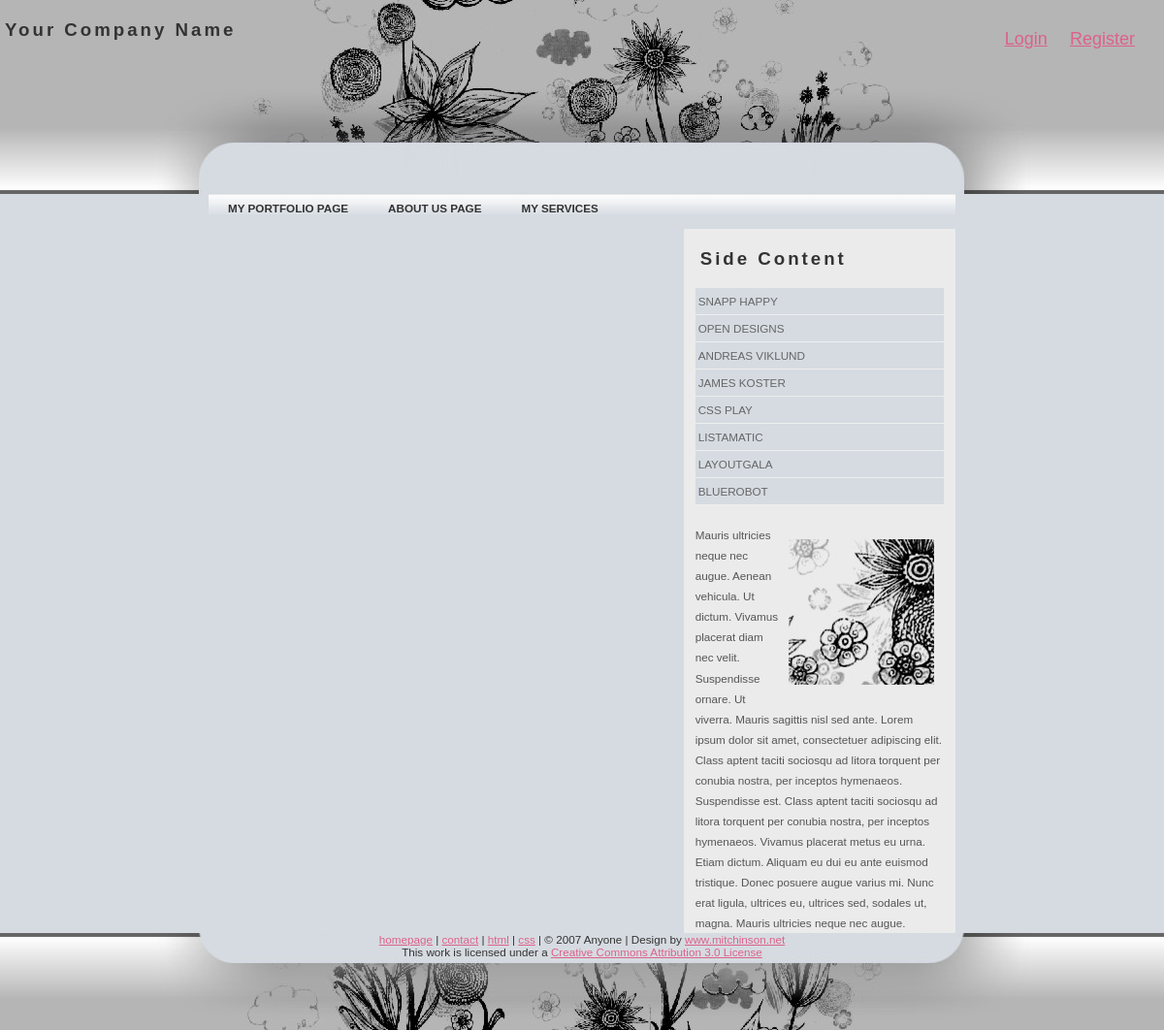
Before: / with the older database file.
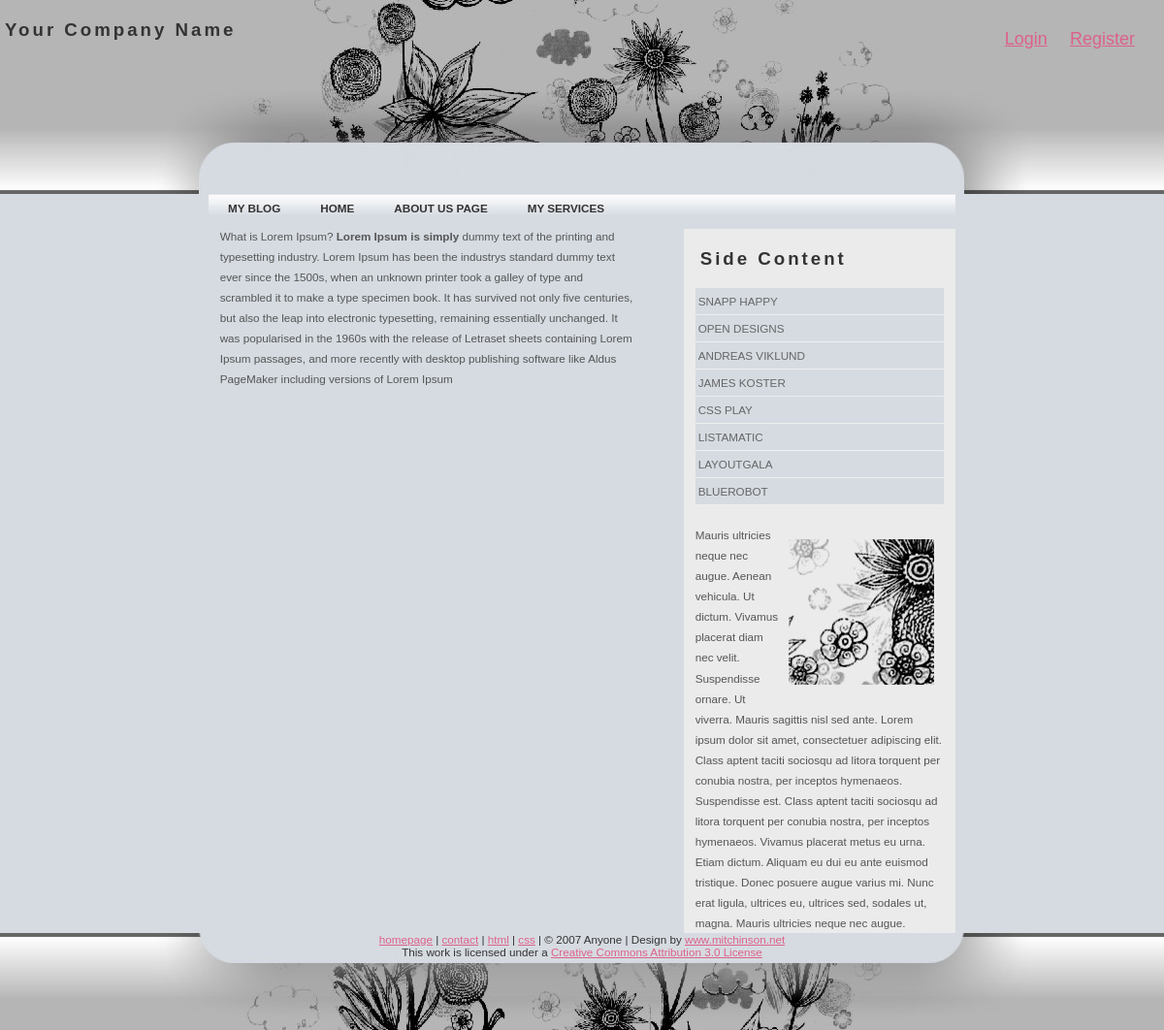
After: the same page with the newer database file.
### tables this page shows
CREATE TABLE `pages` (
  `page_id` int(5) NOT NULL,
  `pg_title` varchar(200) NOT NULL,
  `pg_content` text NOT NULL,
  `pg_url` text NOT NULL
);

### index.php (the view, shortened to what this page needs)
<?php
  require 'config.php';
  $sql = "SELECT * FROM pages ORDER BY page_id DESC";
  $menu = $conn->query($sql);
?>
<!DOCTYPE html >
<html >
<head>
<link href="css/style.css" rel="stylesheet" type="text/css" />
</head>
<body>
<div id="wrap">
  <div id="masthead">
    <h1>Your Company Name</h1>
    <div class="login-register">
      <a href="login.php">Login</a>
      <a href="register.php">Register</a>
    </div>
  </div>
  <div id="container">
    <div id="menu">
      <ul>
        <?php
          while($menuList = $menu->fetch_object()) :?>
        <li><a href="<?php echo $menuList->pg_url; ?>"><?php echo strtoupper($menuList->pg_title); ?></a></li>
         <?php endwhile; ?>
      </ul>
    </div>
    <div id="sidebar">
      <h1>Side Content</h1>
      <div id="navcontainer">
        <ul>
          <li><a href="#">SNAPP HAPPY</a></li>
          <li><a href="#">OPEN DESIGNS</a></li>
          <li><a href="#">ANDREAS VIKLUND</a></li>
          <li><a href="#">JAMES KOSTER</a></li>
          <li><a href="#"> CSS PLAY</a></li>
          <li><a href="#">LISTAMATIC</a></li>
          <li><a href="#"> LAYOUTGALA</a></li>
          <li><a href="#"> BLUEROBOT</a></li>
        </ul>
      </div>
      <p><img class="right" src="images/img.jpg" alt="" /> Mauris ultricies neque nec augue. Aenean vehicula. Ut dictum. Vivamus placerat diam nec velit. Suspendisse ornare. Ut viverra. Mauris sagittis nisl sed ante. Lorem ipsum dolor sit amet, consectetuer adipiscing elit. Class aptent taciti sociosqu ad litora torquent per conubia nostra, per inceptos hymenaeos. Suspendisse est. Class aptent taciti sociosqu ad litora torquent per conubia nostra, per inceptos hymenaeos. Vivamus placerat metus eu urna. Etiam dictum. Aliquam eu dui eu ante euismod tristique. Donec posuere augue varius mi. Nunc erat ligula, ultrices eu, ultrices sed, sodales ut, magna. Mauris ultricies neque nec augue. </p>
    </div>
    <div id="content">
      <?php
        if(isset($_GET['pg_url'])){
          $pg_url = $_GET['pg_url'];
          $pg_url_old = "?pg_url="."$pg_url";
          $sql = "SELECT * FROM pages WHERE pg_url = '$pg_url_old' " ;
          $content = $conn->query($sql);
          $content = $content->fetch_object();
        }else{
          $sql = "SELECT * FROM pages WHERE pg_url = 'index.php' " ;
          $content = $conn->query($sql);
          $content = $content->fetch_object();
        }
        echo htmlspecialchars_decode($content->pg_content);
      ?>
    </div>
  </div>
</div>
<div id="footer"> <a href="#">homepage</a> | <a href="#">contact</a> | <a href="http://validator.w3.org/check?uri=referer">html</a> | <a href="http://jigsaw.w3.org/css-validator">css</a> | &copy; 2007 Anyone | Design by <a href="http://www.mitchinson.net"> www.mitchinson.net</a><br/>
  This work is licensed under a <a rel="license" target="_blank" href="http://creativecommons.org/licenses/by/3.0/">Creative Commons Attribution 3.0 License</a> </div>
</body>
</html>

Changed rows visible on the page:
removed pages: pg_title "MY PORTFOLIO PAGE"
added pages: pg_title "MY BLOG"
added pages: pg_title "HOME", pg_content "What is Lorem Ipsum? Lorem Ipsum is simply dummy text of the printing and typesetting industry. Lorem Ipsum has been the industrys standard dummy text ever since the 1500s, when an unknown printer took a galley of type and scrambled it to make a type specimen book. It has survived not only five centuries, but also the leap into electronic typesetting, remaining essentially unchanged. It was popularised in the 1960s with the release of Letraset sheets containing Lorem Ipsum passages, and more recently with desktop publishing software like Aldus PageMaker including versions of Lorem Ipsum"
